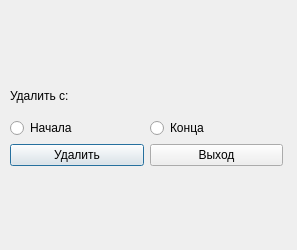
<?xml version="1.0" encoding="UTF-8"?>
<ui version="4.0">
 <class>Dialog</class>
 <widget class="QDialog" name="Dialog">
  <property name="geometry">
   <rect>
    <x>0</x>
    <y>0</y>
    <width>297</width>
    <height>250</height>
   </rect>
  </property>
  <property name="windowTitle">
   <string>Dialog</string>
  </property>
  <widget class="QWidget" name="">
   <property name="geometry">
    <rect>
     <x>10</x>
     <y>80</y>
     <width>273</width>
     <height>86</height>
    </rect>
   </property>
   <layout class="QVBoxLayout" name="verticalLayout_2">
    <item>
     <layout class="QVBoxLayout" name="verticalLayout">
      <item>
       <widget class="QLabel" name="DeleteLabel">
        <property name="text">
         <string>Удалить с:</string>
        </property>
       </widget>
      </item>
      <item>
       <layout class="QHBoxLayout" name="horizontalLayout">
        <item>
         <widget class="QRadioButton" name="Begin">
          <property name="text">
           <string>Начала</string>
          </property>
         </widget>
        </item>
        <item>
         <widget class="QRadioButton" name="End">
          <property name="text">
           <string>Конца</string>
          </property>
         </widget>
        </item>
       </layout>
      </item>
     </layout>
    </item>
    <item>
     <layout class="QHBoxLayout" name="horizontalLayout_2">
      <item>
       <widget class="QPushButton" name="DeleteButton">
        <property name="text">
         <string>Удалить</string>
        </property>
       </widget>
      </item>
      <item>
       <widget class="QPushButton" name="ExitButton">
        <property name="text">
         <string>Выход</string>
        </property>
       </widget>
      </item>
     </layout>
    </item>
   </layout>
  </widget>
 </widget>
 <resources/>
 <connections/>
</ui>
